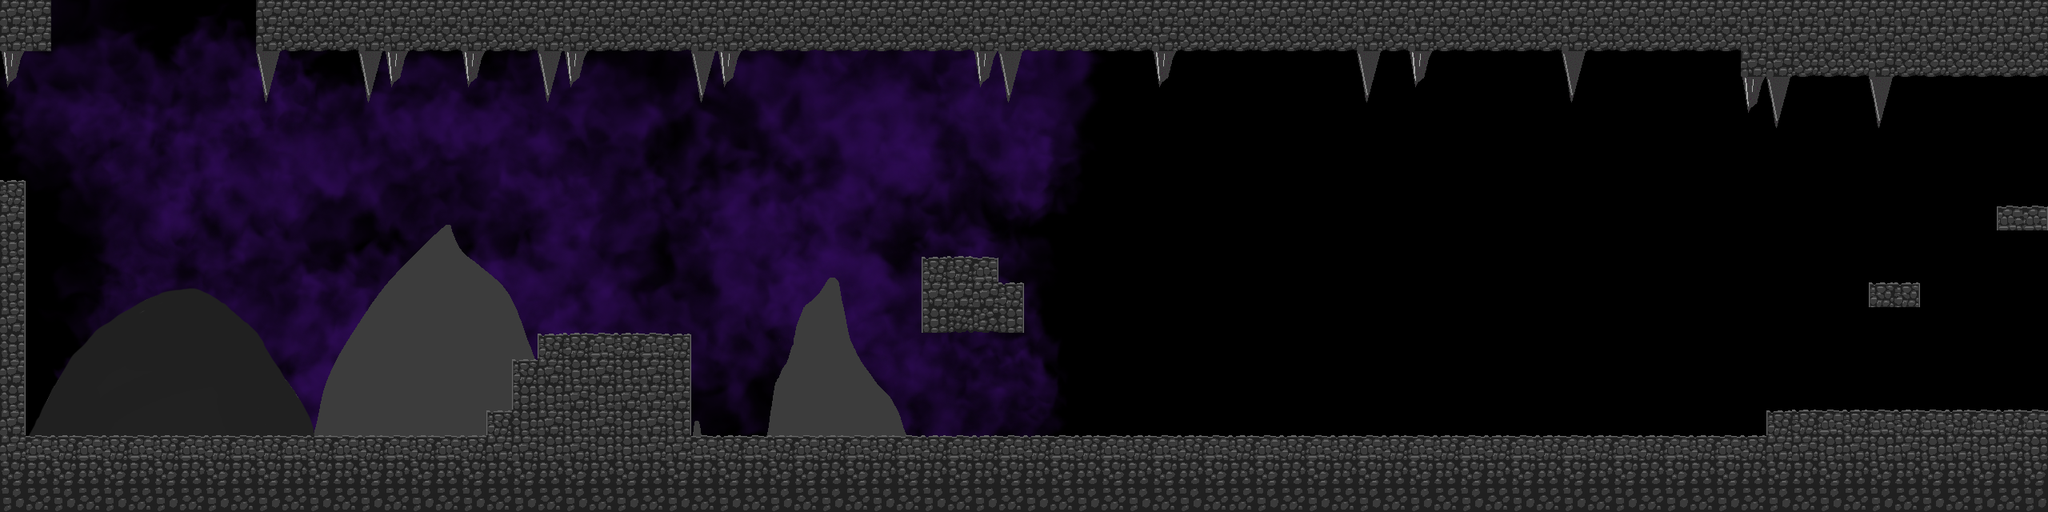

This is a level from a 2D game, rendered from its Tiled map with the project's own tilesets. A one-line summary and the map file follow, with tile-layer data summarised:
An orthogonal 80x20 tile map with 32x32 px tiles, 1 tile layer (ground), 2 image layers and 22 objects (2x greenthing, 2x me.LevelEntity, player).

<map version="1.0" orientation="orthogonal" renderorder="right-down" width="80" height="20" tilewidth="32" tileheight="32">
 <tileset firstgid="1" name="tiles" tilewidth="32" tileheight="32">
  <image source="../img/tiles.png" width="160" height="416" />
 </tileset>
 <imagelayer name="background">
  <image source="../img/levelonebg.png" />
  <properties>
   <property name="ratio" value="0.3" />
  </properties>
 </imagelayer>
 <imagelayer name="backdrop">
  <image source="../img/levelonebackdrop.png" />
  <properties>
   <property name="ratio" value="0.5" />
  </properties>
 </imagelayer>
 <layer name="ground" width="80" height="20">
  <data>[1600 cells, 496 non-empty, 23 distinct tile ids]</data>
 </layer>
 <objectgroup name="entities">
  <object name="player" x="98" y="2" width="32" height="32" />
  <object name="greenthing" x="1376" y="512" width="32" height="32">
   <properties>
    <property name="endpatrol" value="1400" />
    <property name="startpatrol" value="1100" />
   </properties>
  </object>
  <object name="greenthing" x="832" y="384" width="32" height="32">
   <properties>
    <property name="endpatrol" value="832" />
    <property name="startpatrol" value="672" />
   </properties>
  </object>
  <object name="me.LevelEntity" x="2528" y="96" width="32" height="160">
   <properties>
    <property name="duration" value="150" />
    <property name="fade" value="#000000" />
    <property name="to" value="levelonec" />
   </properties>
  </object>
  <object name="me.LevelEntity" x="2526" y="315" width="29" height="194">
   <properties>
    <property name="duration" value="150" />
    <property name="fade" value="#000000" />
    <property name="to" value="leveloneb" />
   </properties>
  </object>
  <object x="2536" y="374" height="1" />
 </objectgroup>
 <objectgroup name="collision" visible="0">
  <object x="2536" y="374" height="1" />
  <object x="0" y="224" width="32" height="352" />
  <object x="32" y="544" width="608" height="32" />
  <object x="352" y="32" width="1856" height="32" />
  <object x="832" y="544" width="1408" height="32" />
  <object x="672" y="416" width="192" height="32" />
  <object x="2208" y="512" width="352" height="32" />
  <object x="608" y="512" width="64" height="32" />
  <object x="640" y="448" width="64" height="32" />
  <object x="1152" y="320" width="96" height="96" />
  <object x="1248" y="352" width="32" height="64" />
  <object x="2336" y="352" width="64" height="32" />
  <object x="2496" y="256" width="64" height="32" />
  <object x="640" y="480" width="32" height="32" />
  <object x="832" y="448" width="32" height="96" />
  <object x="2176" y="64" width="384" height="32" />
 </objectgroup>
</map>
